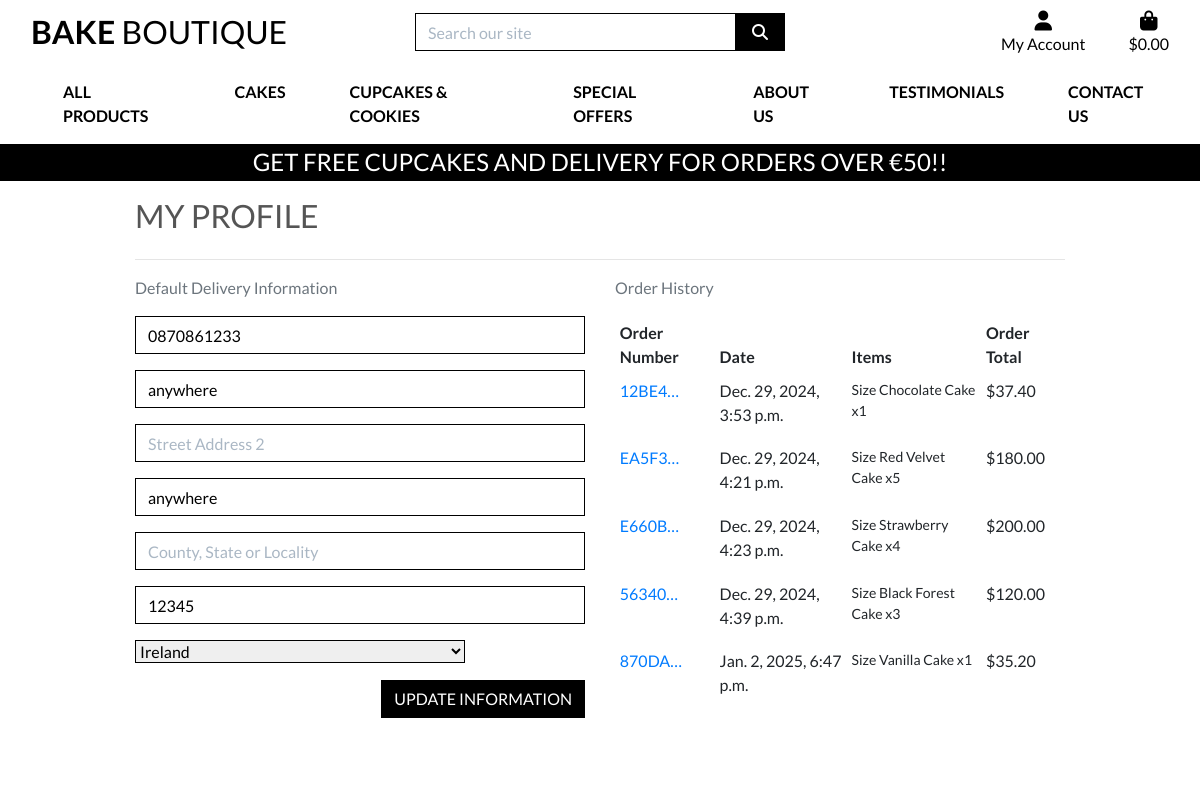
/profile/ (signed in), run on the app's committed database.
### profiles/models.py (models this page shows, shortened)
class UserProfile(models.Model):
    user = models.OneToOneField(User, on_delete=models.CASCADE)
    default_phone_number = models.CharField(max_length=20, null=True, blank=True)
    default_street_address1 = models.CharField(max_length=80, null=True, blank=True)
    default_street_address2 = models.CharField(max_length=80, null=True, blank=True)
    default_town_or_city = models.CharField(max_length=40, null=True, blank=True)
    default_county = models.CharField(max_length=80, null=True, blank=True)
    default_postcode = models.CharField(max_length=20, null=True, blank=True)
    default_country = CountryField(blank_label='Country', null=True, blank=True)

### checkout/models.py (models this page shows, shortened)
class Order(models.Model):
    order_number = models.CharField(max_length=32, null=False, editable=False)
    user_profile = models.ForeignKey(UserProfile, on_delete=models.SET_NULL,
                                     null=True, blank=True, related_name='orders')
    full_name = models.CharField(max_length=50, null=False, blank=False)
    email = models.EmailField(max_length=254, null=False, blank=False)
    phone_number = models.CharField(max_length=20, null=False, blank=False)
    country = CountryField(blank_label='Country *', null=False, blank=False)
    postcode = models.CharField(max_length=20, null=True, blank=True)
    town_or_city = models.CharField(max_length=40, null=False, blank=False)
    street_address1 = models.CharField(max_length=80, null=False, blank=False)
    street_address2 = models.CharField(max_length=80, null=True, blank=True)
    county = models.CharField(max_length=80, null=True, blank=True)
    date = models.DateTimeField(auto_now_add=True)
    delivery_cost = models.DecimalField(max_digits=6, decimal_places=2, null=False, default=0)
    order_total = models.DecimalField(max_digits=10, decimal_places=2, null=False, default=0)
    grand_total = models.DecimalField(max_digits=10, decimal_places=2, null=False, default=0)
    original_bag = models.TextField(null=False, blank=False, default='')
    stripe_pid = models.CharField(max_length=254, null=False, blank=False, default='')

class OrderLineItem(models.Model):
    order = models.ForeignKey(Order, null=False, blank=False, on_delete=models.CASCADE, related_name='lineitems')
    product = models.ForeignKey(Product, null=False, blank=False, on_delete=models.CASCADE)
    product_size = models.CharField(max_length=2, null=True, blank=True) # XS, S, M, L, XL
    quantity = models.IntegerField(null=False, blank=False, default=0)
    lineitem_total = models.DecimalField(max_digits=6, decimal_places=2, null=False, blank=False, editable=False)

### products/models.py (models this page shows, shortened)
class Product(models.Model):
    category = models.ForeignKey('Category', null=True, blank=True, on_delete=models.SET_NULL)
    sku = models.CharField(max_length=254, null=True, blank=True)
    name = models.CharField(max_length=254)
    description = models.TextField()
    has_sizes = models.BooleanField(default=False, null=True, blank=True)
    price = models.DecimalField(max_digits=6, decimal_places=2)
    rating = models.DecimalField(max_digits=6, decimal_places=2, null=True, blank=True)
    image_url = models.URLField(max_length=1024, null=True, blank=True)
    image = models.ImageField(null=True, blank=True)

### profiles/views.py (the view)
# urls.py: path('profile/', include('profiles.urls')),
def profile(request):
    profile = get_object_or_404(UserProfile, user=request.user)
    if request.method == 'POST':
        form = UserProfileForm(request.POST, instance=profile)
        if form.is_valid():
            form.save()
            messages.success(request, 'Profile updated successfully')
        else:
            messages.error(request, 'Update failed. Please ensure the form is valid.')
    else:
        form = UserProfileForm(instance=profile)
    orders = profile.orders.all()
    template = 'profiles/profile.html'
    context = {
        'form': form,
        'orders': orders,
        'on_profile_page': True
    }
    return render(request, template, context)

### profiles/forms.py
class UserProfileForm(forms.ModelForm):
    class Meta:
        model = UserProfile
        exclude = ('user',)
    def __init__(self, *args, **kwargs):
        super().__init__(*args, **kwargs)
        placeholders = {
            'default_phone_number': 'Phone Number',
            'default_postcode': 'Postal Code',
            'default_town_or_city': 'Town or City',
            'default_street_address1': 'Street Address 1',
            'default_street_address2': 'Street Address 2',
            'default_county': 'County, State or Locality',
        }
        self.fields['default_phone_number'].widget.attrs['autofocus'] = True
        for field in self.fields:
            if field != 'default_country':
                if self.fields[field].required:
                    placeholder = f'{placeholders[field]} *'
                else:
                    placeholder = placeholders[field]
                self.fields[field].widget.attrs['placeholder'] = placeholder
            self.fields[field].widget.attrs['class'] = 'border-black rounded-0 profile-form-input'
            self.fields[field].label = False

### bag/contexts.py (called while the page is built, shortened)
def bag_contents(request):
    bag_items = []
    total = 0
    product_count = 0
    bag = request.session.get('bag', {})
    if total < settings.FREE_DELIVERY_THRESHOLD:
        delivery = total * Decimal(settings.STANDARD_DELIVERY_PERCENTAGE / 100)
        free_delivery_delta = settings.FREE_DELIVERY_THRESHOLD - total
    else:
        delivery = 0
        free_delivery_delta = 0
    grand_total = delivery + total
    context = {
        'bag_items': bag_items,
        'total': total,
        'product_count': product_count,
        'delivery': delivery,
        'free_delivery_delta': free_delivery_delta,
        'free_delivery_threshold': settings.FREE_DELIVERY_THRESHOLD,
        'grand_total': grand_total,
    }
    return context

### profiles/templates/profiles/profile.html (shortened to what this page needs)
{% extends "base.html" %}
{% load static %}
{% block extra_css %}
    <link rel="stylesheet" href="{% static 'profiles/css/profile.css' %}">
{% endblock %}
{% block page_header %}
    <div class="container header-container">
    </div>
{% endblock %}
{% block content %}
    <div class="overlay"></div>
    <div class="container">
        <div class="row">
            <div class="col">
                <h2 class="logo-font mb-4">My Profile</h2>
                <hr>
            </div>
        </div>
        <div class="row">
            <div class="col-12 col-lg-6">
                <p class="text-muted">Default Delivery Information</p>
                <form class="mt-3" action="{% url 'profile' %}" method="POST" id="profile-update-form">
                    {{ form|crispy }}
                    <button class="btn btn-black rounded-0 text-uppercase float-right">Update Information</button>
                </form>
            </div>
            <div class="col-12 col-lg-6">
                <p class="text-muted">Order History</p>
                <div class="order-history table-responsive">
                    <table class="table table-sm table-borderless">
                        <thead>
                            <tr>
                                <th>Order Number</th>
                                <th>Date</th>
                                <th>Items</th>
                                <th>Order Total</th>
                            </tr>
                        </thead>
                        <tbody>
                            {% for order in orders %}
                                <tr>
                                    <td>
                                        <a href="{% url 'order_history' order.order_number %}"
                                        title="{{ order.order_number }}">
                                            {{ order.order_number|truncatechars:6 }}
                                        </a>
                                    </td>
                                    <td>{{ order.date }}</td>
                                    <td>
                                        <ul class="list-unstyled">
                                            {% for item in order.lineitems.all %}
                                                <li class="small">
                                                    {% if item.product.has_sizes %}
                                                        Size {{ item.product.size|upper }}
                                                    {% endif %}{{ item.product.name }} x{{ item.quantity }}
                                                </li>
                                            {% endfor %}
                                        </ul>
                                    </td>
                                    <td>${{ order.grand_total }}</td>
                                </tr>
                            {% endfor %}
                        </tbody>
                    </table>
                </div>
            </div>
        </div>
{% endblock %}

### static/css/base.css (style rules this page uses)
html { height: 100%; }
body { background: url('/media/homepage_background_cropped.jpeg') no-repeat center center fixed; background-size: cover; height: calc(100vh - 164px); color: #555; font-family: 'Lato'; }
.logo-font { text-transform: uppercase; }
.btn-black { background: black; color: white; }
.border-black { border: 1px solid black !important; }
.overlay { height: 100%; width: 100%; top: 0; left: 0; position: fixed; background: white; z-index: -1; }
@media (min-width: 1200px) { .container { max-width: 80%; } }
@media (min-width: 992px) { .header-container { padding-top: 164px; } }

### profiles/static/profiles/css/profile.css (style rules this page uses)
.order-history { max-height: 416px; overflow-y: auto; }
#profile-update-form .form-control { color: #000; }
#profile-update-form input::placeholder { color: #aab7c4; }
#id_default_country, #id_default_country option:not(:first-child) { color: #000; }

### data on the page
UserProfile: default_phone_number "0870861233", default_street_address1 "anywhere", default_town_or_city "anywhere", default_postcode "12345", default_country "Ireland"
Order: order_number "12BE4…", date "Dec. 29, 2024, 3:53 p.m.", grand_total "37.40"
OrderLineItem: product.name "Chocolate Cake", quantity "1"
Order: order_number "EA5F3…", date "Dec. 29, 2024, 4:21 p.m.", grand_total "180.00"
OrderLineItem: product.name "Red Velvet Cake", quantity "5"
Order: order_number "E660B…", date "Dec. 29, 2024, 4:23 p.m.", grand_total "200.00"
OrderLineItem: product.name "Strawberry Cake", quantity "4"
Order: order_number "56340…", date "Dec. 29, 2024, 4:39 p.m.", grand_total "120.00"
OrderLineItem: product.name "Black Forest Cake", quantity "3"
Order: order_number "870DA…", date "Jan. 2, 2025, 6:47 p.m.", grand_total "35.20"
OrderLineItem: product.name "Vanilla Cake", quantity "1"

### other printed values
{{ free_delivery_threshold }} "50"
